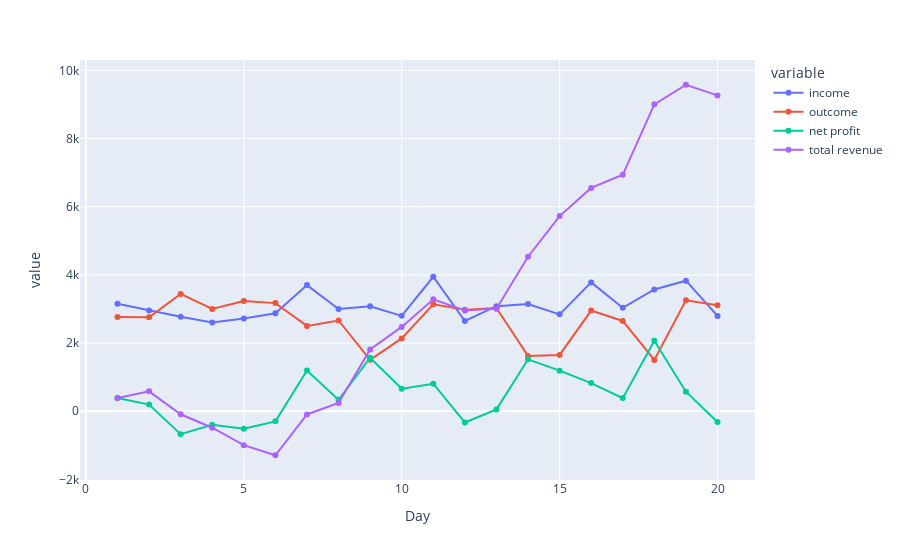

Source (notebook cell):
### Code cell
df1 = pd.DataFrame({
    'Day': np.linspace(1,20,20),
    'income': np.random.randint(2500,4000,20),
    'outcome': np.random.randint(1500,3500,20)

})
df1['net profit'] = df1['income'] - df1['outcome']
df1['total revenue'] = np.cumsum(df1['net profit'])

df = df1
fig = px.line(df, x='Day', y=["income","outcome",'net profit',"total revenue"], markers=True)
fig.show()

### Figure 1 — Plotly figure (JSON) as saved in the notebook; plotly's stock layout.template omitted (floating-point values rounded to 4 significant figures)
{"data": [{"hovertemplate": "variable=income<br>Day=%{x}<br>value=%{y}<extra></extra>", "legendgroup": "income", "line": {"color": "#636efa", "dash": "solid"}, "marker": {"symbol": "circle"}, "mode": "lines+markers", "name": "income", "orientation": "v", "showlegend": true, "type": "scatter", "x": [1, 2, 3, 4, 5, 6, 7, 8, 9, 10, 11, 12, 13, 14, 15, 16, 17, 18, 19, 20], "xaxis": "x", "y": [3151, 2952, 2771, 2607, 2721, 2876, 3701, 3001, 3079, 2798, 3945, 2648, 3083, 3147, 2843, 3780, 3035, 3572, 3830, 2796], "yaxis": "y"}, {"hovertemplate": "variable=outcome<br>Day=%{x}<br>value=%{y}<extra></extra>", "legendgroup": "outcome", "line": {"color": "#EF553B", "dash": "solid"}, "marker": {"symbol": "circle"}, "mode": "lines+markers", "name": "outcome", "orientation": "v", "showlegend": true, "type": "scatter", "x": [1, 2, 3, 4, 5, 6, 7, 8, 9, 10, 11, 12, 13, 14, 15, 16, 17, 18, 19, 20], "xaxis": "x", "y": [2764, 2755, 3443, 3002, 3232, 3172, 2504, 2663, 1509, 2138, 3137, 2976, 3028, 1624, 1652, 2954, 2649, 1506, 3255, 3109], "yaxis": "y"}, {"hovertemplate": "variable=net profit<br>Day=%{x}<br>value=%{y}<extra></extra>", "legendgroup": "net profit", "line": {"color": "#00cc96", "dash": "solid"}, "marker": {"symbol": "circle"}, "mode": "lines+markers", "name": "net profit", "orientation": "v", "showlegend": true, "type": "scatter", "x": [1, 2, 3, 4, 5, 6, 7, 8, 9, 10, 11, 12, 13, 14, 15, 16, 17, 18, 19, 20], "xaxis": "x", "y": [387, 197, -672, -395, -511, -296, 1197, 338, 1570, 660, 808, -328, 55, 1523, 1191, 826, 386, 2066, 575, -313], "yaxis": "y"}, {"hovertemplate": "variable=total revenue<br>Day=%{x}<br>value=%{y}<extra></extra>", "legendgroup": "total revenue", "line": {"color": "#ab63fa", "dash": "solid"}, "marker": {"symbol": "circle"}, "mode": "lines+markers", "name": "total revenue", "orientation": "v", "showlegend": true, "type": "scatter", "x": [1, 2, 3, 4, 5, 6, 7, 8, 9, 10, 11, 12, 13, 14, 15, 16, 17, 18, 19, 20], "xaxis": "x", "y": [387, 584, -88, -483, -994, -1290, -93, 245, 1815, 2475, 3283, 2955, 3010, 4533, 5724, 6550, 6936, 9002, 9577, 9264], "yaxis": "y"}], "layout": {"legend": {"title": {"text": "variable"}, "tracegroupgap": 0}, "margin": {"t": 60}, "xaxis": {"anchor": "y", "domain": [0, 1], "title": {"text": "Day"}}, "yaxis": {"anchor": "x", "domain": [0, 1], "title": {"text": "value"}}}}
